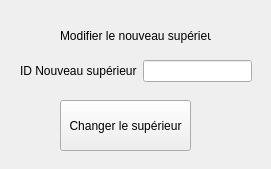
<?xml version="1.0" encoding="UTF-8"?>
<ui version="4.0">
 <class>personnelchangementsuperieurClass</class>
 <widget class="QWidget" name="personnelchangementsuperieurClass">
  <property name="geometry">
   <rect>
    <x>0</x>
    <y>0</y>
    <width>271</width>
    <height>169</height>
   </rect>
  </property>
  <property name="windowTitle">
   <string>Form</string>
  </property>
  <widget class="QPushButton" name="BtPersonnelChangerSuperieur">
   <property name="geometry">
    <rect>
     <x>60</x>
     <y>100</y>
     <width>131</width>
     <height>51</height>
    </rect>
   </property>
   <property name="text">
    <string>Changer le supérieur</string>
   </property>
  </widget>
  <widget class="QLabel" name="label_2">
   <property name="geometry">
    <rect>
     <x>60</x>
     <y>20</y>
     <width>151</width>
     <height>31</height>
    </rect>
   </property>
   <property name="text">
    <string>Modifier le nouveau supérieur</string>
   </property>
  </widget>
  <widget class="QWidget" name="layoutWidget">
   <property name="geometry">
    <rect>
     <x>20</x>
     <y>60</y>
     <width>232</width>
     <height>22</height>
    </rect>
   </property>
   <layout class="QHBoxLayout" name="horizontalLayout">
    <item>
     <widget class="QLabel" name="label">
      <property name="text">
       <string>ID Nouveau supérieur</string>
      </property>
     </widget>
    </item>
    <item>
     <widget class="QLineEdit" name="lineEdit"/>
    </item>
   </layout>
  </widget>
 </widget>
 <resources/>
 <connections/>
</ui>
